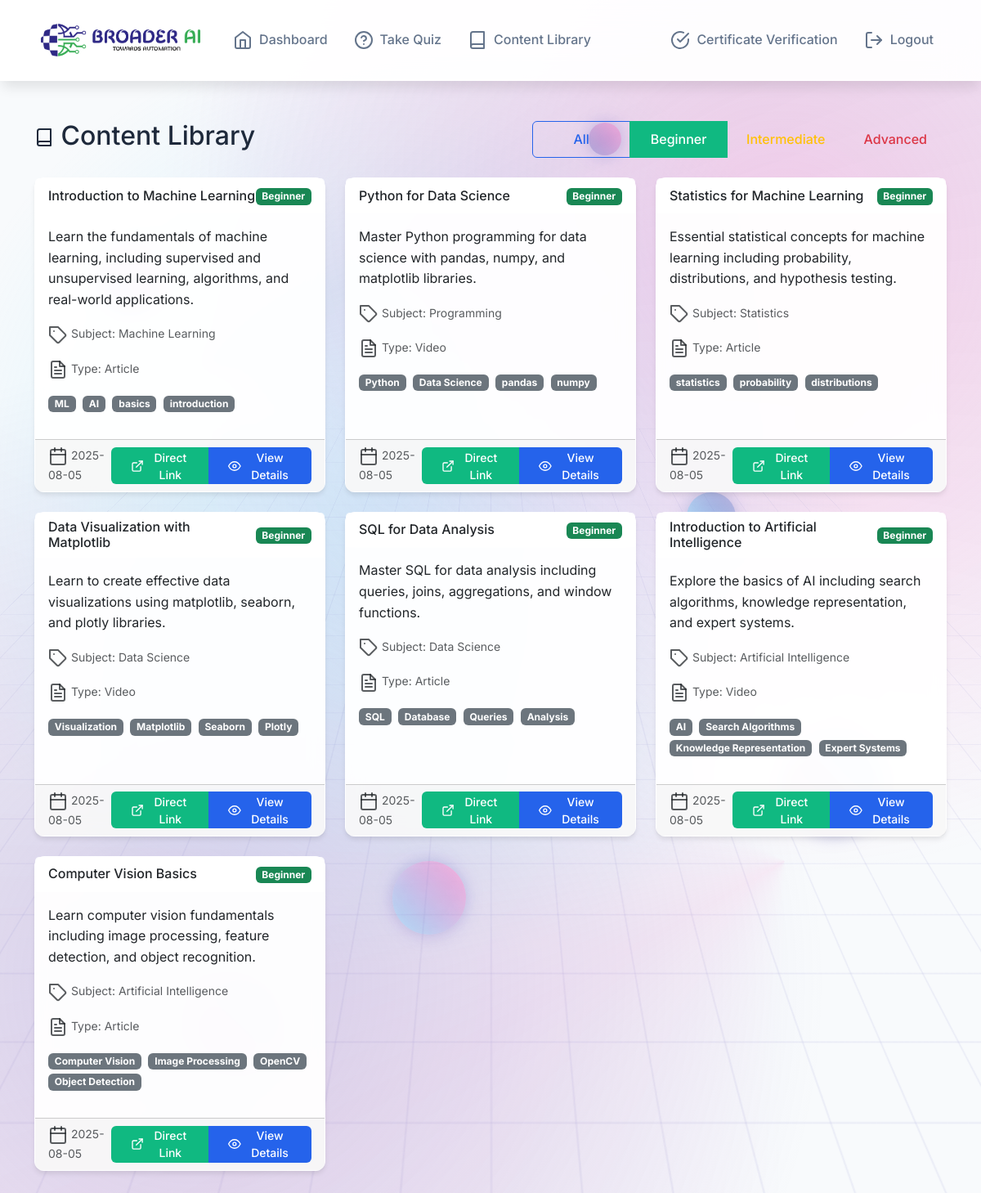
The page /content?difficulty=beginner (signed in) on the database its author committed.
### models.py (models this page shows)
class Content(db.Model):
    id = db.Column(db.Integer, primary_key=True)
    title = db.Column(db.String(200), nullable=False)
    description = db.Column(db.Text, nullable=False)
    content_type = db.Column(db.String(50), nullable=False)  # 'article', 'video', 'exercise'
    difficulty_level = db.Column(db.String(50), nullable=False)  # 'beginner', 'intermediate', 'advanced'
    subject = db.Column(db.String(100), nullable=False)
    tags = db.Column(db.Text)  # JSON string of tags
    content_url = db.Column(db.String(500), nullable=True)  # Direct link to content
    created_at = db.Column(db.DateTime, default=datetime.utcnow)
    quiz_questions = db.relationship('QuizQuestion', backref='content', lazy=True)

### routes.py (the view)
@app.route('/content')
@login_required
def content():
    difficulty_filter = request.args.get('difficulty', 'all')
    content_mgr = get_content_manager()
    if difficulty_filter == 'all':
        content_list = content_mgr.get_all_content()
    else:
        content_list = content_mgr.get_content_by_difficulty(difficulty_filter)
    return render_template('content.html',
                         content_list=content_list,
                         current_filter=difficulty_filter)

### app.py (called while the page is built)
@login_manager.user_loader
def load_user(user_id):
    from models import User
    return User.query.get(int(user_id))

@app.template_filter('from_json')
def from_json_filter(s):
    try:
        return json.loads(s) if s else []
    except (json.JSONDecodeError, TypeError):
        return []

### content_manager.py (called while the page is built)
def get_content_manager():
    global content_manager
    if content_manager is None:
        content_manager = ContentManager()
    return content_manager

    def get_content_by_difficulty(self, difficulty_level):
        return Content.query.filter_by(difficulty_level=difficulty_level).all()

### templates/content.html (shortened to what this page needs)
{% extends "base.html" %}
{% block content %}
<div class="row">
    <div class="col-12">
        <div class="d-flex justify-content-between align-items-center mb-4">
            <h2>
                <i data-feather="book"></i>
                Content Library
            </h2>
            <div class="btn-group" role="group">
                <a href="{{ url_for('content', difficulty='all') }}" class="btn btn-{{ 'primary' if current_filter == 'all' else 'outline-primary' }}">
                    All
                </a>
                <a href="{{ url_for('content', difficulty='beginner') }}" class="btn btn-{{ 'success' if current_filter == 'beginner' else 'outline-success' }}">
                    Beginner
                </a>
                <a href="{{ url_for('content', difficulty='intermediate') }}" class="btn btn-{{ 'warning' if current_filter == 'intermediate' else 'outline-warning' }}">
                    Intermediate
                </a>
                <a href="{{ url_for('content', difficulty='advanced') }}" class="btn btn-{{ 'danger' if current_filter == 'advanced' else 'outline-danger' }}">
                    Advanced
                </a>
            </div>
        </div>
    </div>
</div>
<div class="row">
    {% for content in content_list %}
    <div class="col-md-6 col-lg-4 mb-4">
        <div class="card h-100">
            <div class="card-header">
                <div class="d-flex justify-content-between align-items-center">
                    <h6 class="mb-0">{{ content.title }}</h6>
                    <div>
                        <span class="badge bg-{{ 'success' if content.difficulty_level == 'beginner' else 'warning' if content.difficulty_level == 'intermediate' else 'danger' }}">
                            {{ content.difficulty_level.title() }}
                        </span>
                    </div>
                </div>
            </div>
            <div class="card-body">
                <p class="card-text">{{ content.description }}</p>
                <div class="mb-3">
                    <small class="text-muted">
                        <i data-feather="tag"></i>
                        Subject: {{ content.subject }}
                    </small>
                </div>
                <div class="mb-3">
                    <small class="text-muted">
                        <i data-feather="file-text"></i>
                        Type: {{ content.content_type.title() }}
                    </small>
                </div>
                {% if content.tags %}
                <div class="mb-3">
                    {% for tag in content.tags|from_json %}
                    <span class="badge bg-secondary me-1">{{ tag }}</span>
                    {% endfor %}
                </div>
                {% endif %}
            </div>
            <div class="card-footer">
                <div class="d-flex justify-content-between align-items-center">
                    <small class="text-muted">
                        <i data-feather="calendar"></i>
                        {{ content.created_at.strftime('%Y-%m-%d') }}
                    </small>
                    <div class="btn-group" role="group">
                        {% if content.content_url %}
                        <a href="{{ content.content_url }}" class="btn btn-success btn-sm" target="_blank">
                            <i data-feather="external-link"></i>
                            Direct Link
                        </a>
                        {% endif %}
                        <a href="{{ url_for('view_content', content_id=content.id) }}" class="btn btn-primary btn-sm">
                            <i data-feather="eye"></i>
                            View Details
                        </a>
                    </div>
                </div>
            </div>
        </div>
    </div>
    {% endfor %}
</div>
{% endblock %}

### templates/base.html (style rules this page uses)
:root { --primary-color: #2563eb; --secondary-color: #64748b; --success-color: #10b981; --warning-color: #f59e0b; --danger-color: #ef4444; --gradient-primary: linear-gradient(135deg, #667eea 0%, #764ba2 100%); --gradient-secondary: linear-gradient(135deg, #f093fb 0%, #f5576c 100%); --gradient-accent: linear-gradient(135deg, #4facfe 0%, #00f2fe 100%); --light-bg: #f8fafc; --white: #ffffff; --border-color: #e2e8f0; --text-primary: #1e293b; --text-secondary: #64748b; --shadow-sm: 0 1px 2px 0 rgb(0 0 0 / 0.05); --shadow-md: 0 4px 6px -1px rgb(0 0 0 / 0.1); --shadow-lg: 0 10px 15px -3px rgb(0 0 0 / 0.1); --shadow-xl: 0 20px 25px -5px rgb(0 0 0 / 0.1); }
body { font-family: 'Inter', -apple-system, BlinkMacSystemFont, sans-serif; background: var(--light-bg); color: var(--text-primary); line-height: 1.6; position: relative; overflow-x: hidden; }
body::before { content: ""; position: fixed; top: 0; left: 0; width: 100%; height: 100%; z-index: -3; background: radial-gradient(circle at 20% 80%, rgba(120, 119, 198, 0.3) 0%, transparent 50%), radial-gradient(circle at 80% 20%, rgba(255, 119, 198, 0.3) 0%, transparent 50%), radial-gradient(circle at 40% 40%, rgba(120, 219, 255, 0.3) 0%, transparent 50%); animation: backgroundShift 20s ease-in-out infinite alternate; }
.btn { font-weight: 500; padding: 0.75rem 1.5rem; border-radius: 6px; transition: background-color 0.2s ease, color 0.2s ease; border: none; min-width: 120px; height: 45px; display: inline-flex; align-items: center; justify-content: center; gap: 0.5rem; text-decoration: none; cursor: pointer; }
.btn-primary { background: var(--primary-color); color: white; }
.btn-outline-primary { background: transparent; color: var(--primary-color); border: 1px solid var(--primary-color); }
.btn-success { background: var(--success-color); color: white; }
.btn-lg, .btn-sm { font-weight: 500; padding: 0.75rem 1.5rem; border-radius: 6px; transition: background-color 0.2s ease, color 0.2s ease; border: none; min-width: 120px; height: 45px; display: inline-flex; align-items: center; justify-content: center; gap: 0.5rem; }
.card { background: rgba(255, 255, 255, 0.95); border: 1px solid rgba(255, 255, 255, 0.3); border-radius: 12px; box-shadow: var(--shadow-md); backdrop-filter: blur(10px); }
.card-header { background: rgba(255, 255, 255, 0.8); border-bottom: 1px solid rgba(255, 255, 255, 0.3); font-weight: 600; backdrop-filter: blur(10px); }

### rows shown on the page
Content: title "Introduction to Machine Learning", difficulty_level "Beginner", description "Learn the fundamentals of machine learning, including supervised and unsupervised learning, algorithms, and real-world applications.", subject "Machine Learning", content_type "Article", tags "ML" "AI" "basics" "introduction", created_at "2025-08-05"
Content: title "Python for Data Science", difficulty_level "Beginner", description "Master Python programming for data science with pandas, numpy, and matplotlib libraries.", subject "Programming", content_type "Video", tags "Python" "Data Science" "pandas" "numpy", created_at "2025-08-05"
Content: title "Statistics for Machine Learning", difficulty_level "Beginner", description "Essential statistical concepts for machine learning including probability, distributions, and hypothesis testing.", subject "Statistics", content_type "Article", tags "statistics" "probability" "distributions", created_at "2025-08-05"
Content: title "Data Visualization with Matplotlib", difficulty_level "Beginner", description "Learn to create effective data visualizations using matplotlib, seaborn, and plotly libraries.", subject "Data Science", content_type "Video", tags "Visualization" "Matplotlib" "Seaborn" "Plotly", created_at "2025-08-05"
Content: title "SQL for Data Analysis", difficulty_level "Beginner", description "Master SQL for data analysis including queries, joins, aggregations, and window functions.", subject "Data Science", content_type "Article", tags "SQL" "Database" "Queries" "Analysis", created_at "2025-08-05"
Content: title "Introduction to Artificial Intelligence", difficulty_level "Beginner", description "Explore the basics of AI including search algorithms, knowledge representation, and expert systems.", subject "Artificial Intelligence", content_type "Video", tags "AI" "Search Algorithms" "Knowledge Representation" "Expert Systems", created_at "2025-08-05"
Content: title "Computer Vision Basics", difficulty_level "Beginner", description "Learn computer vision fundamentals including image processing, feature detection, and object recognition.", subject "Artificial Intelligence", content_type "Article", tags "Computer Vision" "Image Processing" "OpenCV" "Object Detection", created_at "2025-08-05"
